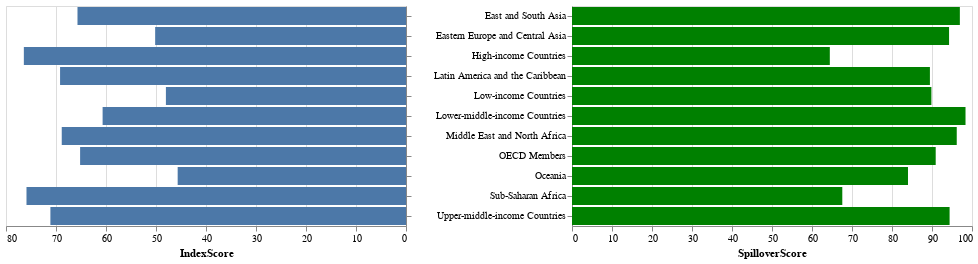

The notebook cell saved with this chart:
### Code cell
chartindex = alt.Chart(df_sdg_spillover).mark_bar().encode(
    x=alt.X('IndexScore:Q', scale=alt.Scale(reverse=True)),
    y=alt.Y("Country:N", axis=alt.Axis(orient='right',title='',labels=False))
)

chartspill = alt.Chart(df_sdg_spillover).mark_bar(color='green').encode(
    x='SpilloverScore:Q',
    y=alt.Y("Country:N", axis=alt.Axis(title=''))
)

chart = chartindex | chartspill
chart

### Figure 1 — Vega-Lite specification as saved in the notebook (floating-point values rounded to 4 significant figures)
{"config": {"view": {"continuousWidth": 400, "continuousHeight": 300}}, "hconcat": [{"mark": "bar", "encoding": {"x": {"field": "IndexScore", "scale": {"reverse": true}, "type": "quantitative"}, "y": {"axis": {"labels": false, "orient": "right", "title": ""}, "field": "Country", "type": "nominal"}}}, {"mark": {"type": "bar", "color": "green"}, "encoding": {"x": {"field": "SpilloverScore", "type": "quantitative"}, "y": {"axis": {"title": ""}, "field": "Country", "type": "nominal"}}}], "data": {"name": "data-354463ef64ce0126e948a572ab1fb5fe"}, "$schema": "https://vega.github.io/schema/vega-lite/v4.17.0.json", "datasets": {"data-354463ef64ce0126e948a572ab1fb5fe": [{"Country": "East and South Asia", "IndexScore": 65.7, "SpilloverScore": 96.97}, {"Country": "Eastern Europe and Central Asia", "IndexScore": 50.17, "SpilloverScore": 94.27}, {"Country": "Latin America and the Caribbean", "IndexScore": 69.19, "SpilloverScore": 89.48}, {"Country": "Middle East and North Africa", "IndexScore": 68.85, "SpilloverScore": 96.19}, {"Country": "OECD Members", "IndexScore": 65.18, "SpilloverScore": 90.93}, {"Country": "Oceania", "IndexScore": 45.67, "SpilloverScore": 84.0}, {"Country": "Sub-Saharan Africa", "IndexScore": 75.9, "SpilloverScore": 67.57}, {"Country": "Low-income Countries", "IndexScore": 48.02, "SpilloverScore": 89.85}, {"Country": "Lower-middle-income Countries", "IndexScore": 60.68, "SpilloverScore": 98.38}, {"Country": "Upper-middle-income Countries", "IndexScore": 71.12, "SpilloverScore": 94.4}, {"Country": "High-income Countries", "IndexScore": 76.43, "SpilloverScore": 64.45}]}}
